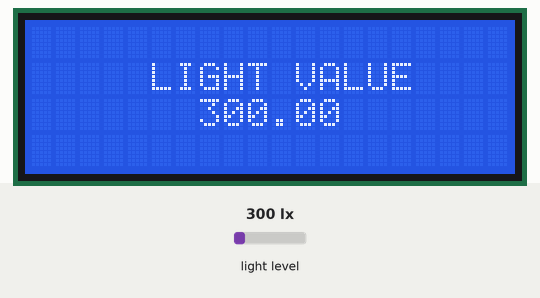
Recording of a sketch running on a simulated Arduino Uno, built with avr-gcc and run on an emulated ATmega328P. On the bench: 20×4 character LCD. The inputs (shaded band) are chosen by the test bench; at power-on: light level 300 lx. What the sketch prints to the serial monitor is not drawn.

Above: at 3.2 s.
3.3 s: light level set to 40 lx
At 5.0 s:
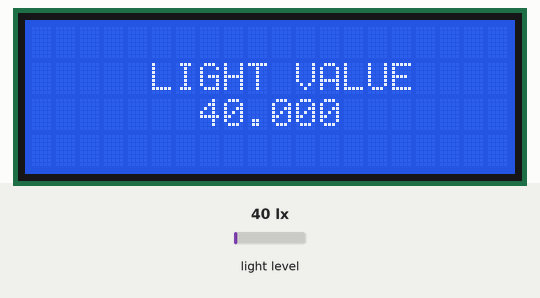
5.6 s: light level set to 500 lx
At 7.0 s:
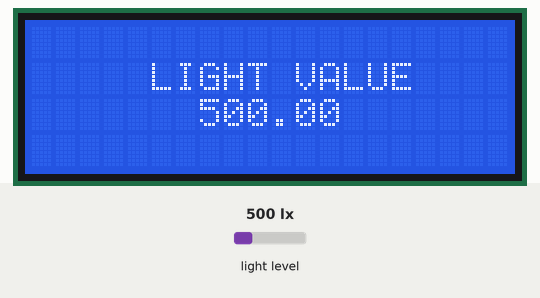
7.6 s: light level set to 1000 lx
At 9.1 s:
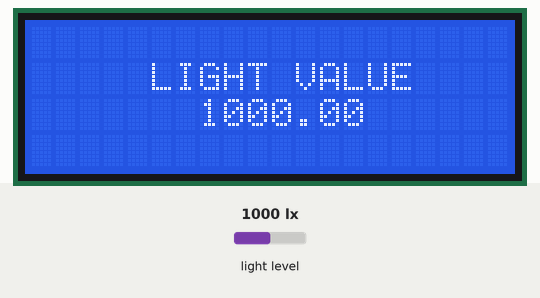
Timing chart, 0 to 10.6 s (numbered marks = the images above; inputs shaded):
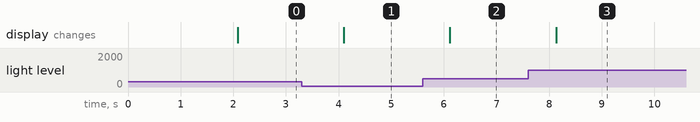

The sketch:

bh1750vfi.ino
```cpp
#include <Wire.h>
#include <BH1750.h>
#include <LiquidCrystal_I2C.h>

LiquidCrystal_I2C lcd(0x27, 20, 4);
BH1750 lightMeter;

void displayLCD();

void setup() {
  Serial.begin(115200);
  Wire.begin();
  lightMeter.begin();
  lcd.init();
  lcd.backlight();
  delay(2000);

  Serial.println("Khoi dong cam bien BH1750...");
  displayLCD(1, 5, 1, "LIGHT VALUE");
}

void loop() {
  float lux = lightMeter.readLightLevel();

  Serial.print("Cuong do anh sang: ");
  Serial.print(lux);
  Serial.println(" lux");
  displayLCD(0, 7, 2, String(lux));
  delay(1000);
}

void displayLCD(int clear, int col, int row, String msg) {
  if(clear) lcd.clear();
  lcd.setCursor(col, row);
  lcd.print(msg);
}
```

Measured:
- after the input at 3.3 s, the display: changes after 0.80 s (image 1)
- after the input at 5.6 s, the display: changes after 0.52 s (image 2)
- after the input at 7.6 s, the display: changes after 0.53 s (image 3)
